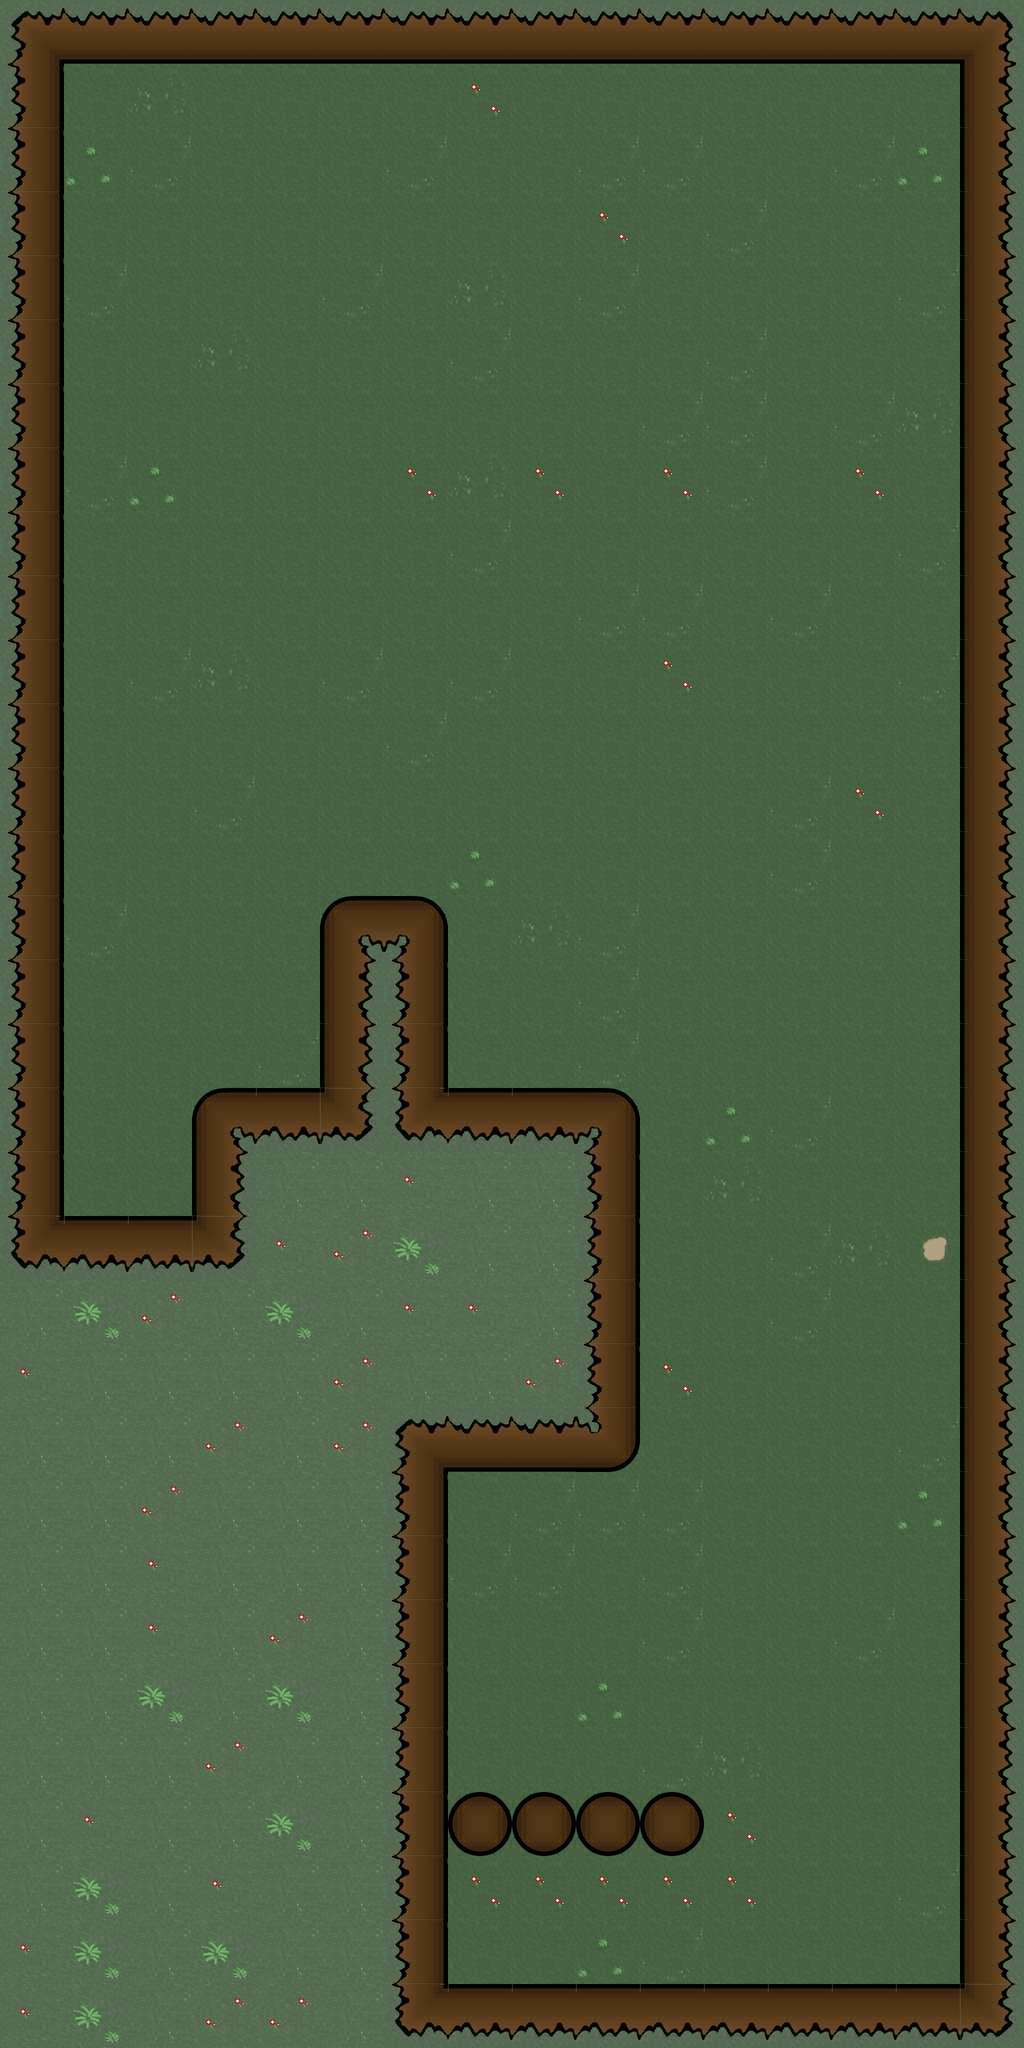

A level layout from a 2D game, rendered from its tile map. Below: a short description, then the map file with its tile-grid data intact:
An orthogonal 16x32 tile map with 128x128 px tiles, 1 tile layer (Capa de Patrones 1) and 3 objects (3x enemigo).

<map version="1.0" orientation="orthogonal" renderorder="right-down" width="16" height="32" tilewidth="128" tileheight="128" nextobjectid="86">
 <tileset firstgid="1" name="Tileset1" tilewidth="128" tileheight="128" tilecount="36" columns="4">
  <image source="../../Mapa/Tilesets/Tileset_zon1.png" width="512" height="1152" />
  <tile id="0" probability="0.5" />
  <tile id="1" probability="0.1" />
  <tile id="2" probability="0.1" />
  <tile id="3" probability="0.1" />
  <tile id="4" probability="0.6" />
  <tile id="5" probability="0.1" />
  <tile id="6" probability="0.025" />
  <tile id="7" probability="0.025" />
  <tile id="8" probability="0.025" />
  <tile id="9" probability="0.001" />
  <tile id="10" probability="0.002" />
  <tile id="11" probability="0.002" />
 </tileset>
 <layer name="Capa de Patrones 1" width="16" height="32">
  <data encoding="csv">
17,14,14,14,14,14,14,14,14,14,14,14,14,14,14,18,
13,5,9,5,5,5,5,7,5,5,5,5,5,5,5,15,
13,8,6,5,5,5,6,5,5,6,6,5,5,6,8,15,
13,5,5,5,5,5,5,5,5,7,5,6,5,5,5,15,
13,6,5,5,5,6,5,9,5,6,5,5,5,5,6,15,
13,5,5,9,5,5,5,6,5,5,5,6,5,5,5,15,
13,5,5,5,5,5,5,5,5,5,6,6,5,6,9,15,
13,6,8,5,5,5,7,9,7,5,7,6,5,7,5,15,
13,5,5,5,5,5,5,6,5,5,5,5,5,5,6,15,
13,5,5,5,5,5,5,5,5,6,6,5,6,5,5,15,
13,5,6,9,5,6,5,6,5,5,7,5,5,5,6,15,
13,5,5,5,5,5,6,5,5,5,5,5,5,5,5,15,
13,5,5,6,5,5,5,5,5,5,5,5,6,7,5,15,
13,5,5,5,5,5,5,8,5,5,5,5,6,5,5,15,
13,6,5,5,5,21,22,5,9,6,5,5,5,5,5,15,
13,5,5,5,5,15,13,5,5,6,5,5,5,5,5,15,
13,5,5,5,6,15,13,5,5,6,5,5,5,5,5,15,
13,5,5,21,16,19,20,16,16,22,5,8,6,5,5,15,
13,5,5,15,1,1,2,1,1,13,5,9,5,5,5,15,
20,16,16,19,2,3,4,1,1,13,5,5,6,9,10,15,
1,4,3,1,4,1,2,2,1,13,5,5,6,5,5,15,
2,1,1,1,1,3,1,1,3,13,7,5,5,5,5,15,
1,1,1,3,1,3,17,14,14,23,5,5,5,5,6,15,
1,1,3,1,1,1,13,5,6,6,6,5,5,5,8,15,
1,1,2,1,1,1,13,6,6,5,6,5,5,5,5,15,
1,1,2,1,3,1,13,5,5,5,6,5,5,6,5,15,
1,1,4,1,4,1,13,5,5,8,5,5,5,5,5,15,
1,1,1,3,1,1,13,5,5,5,6,9,5,5,5,15,
1,2,1,1,4,1,13,36,36,36,36,7,5,5,5,15,
1,4,1,2,1,1,13,7,7,7,7,7,5,5,6,15,
2,4,1,4,1,1,13,5,5,8,6,5,5,5,5,15,
2,4,1,3,3,1,20,16,16,16,16,16,16,16,16,19
</data>
 </layer>
 <objectgroup name="Enemigos">
  <object id="83" name="Helice" type="enemigo" x="952" y="3016" width="136" height="136" />
  <object id="84" name="Perseguidor" type="enemigo" x="960" y="1976" width="144" height="144" />
  <object id="85" name="Bomba" type="enemigo" x="944" y="1312" width="176" height="176" />
 </objectgroup>
</map>
